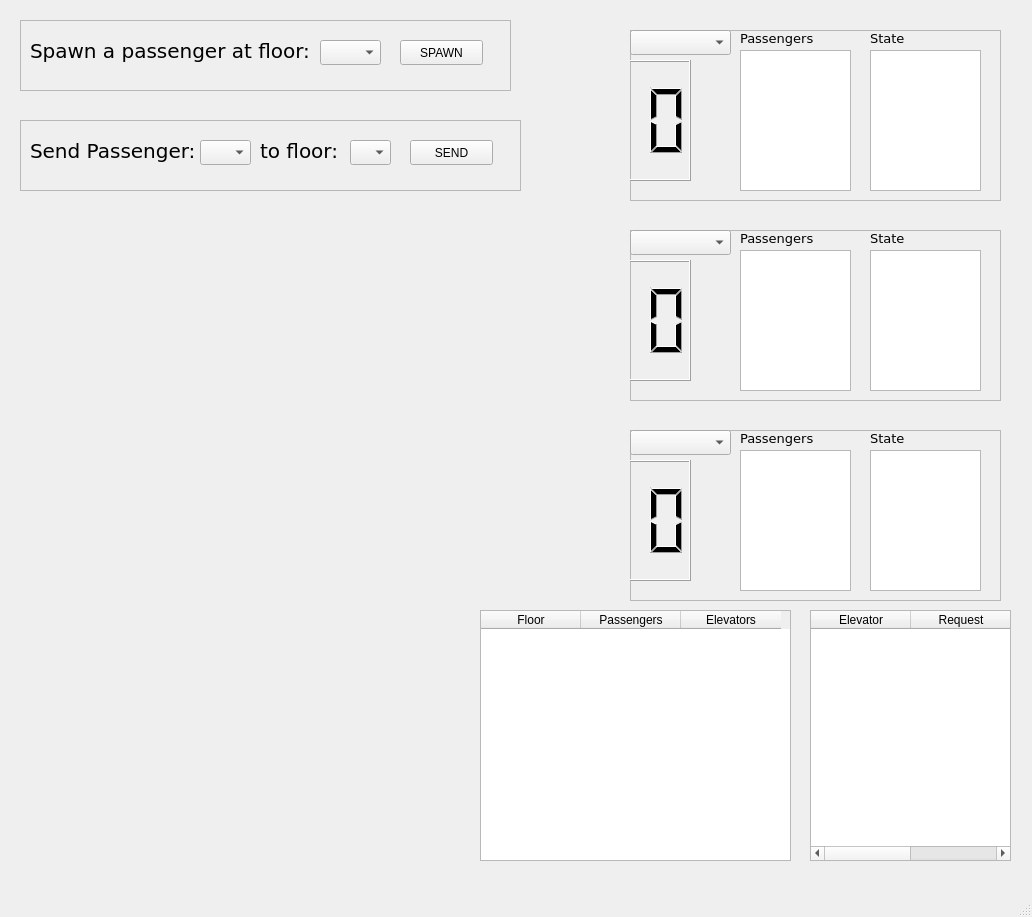
<?xml version="1.0" encoding="UTF-8"?>
<ui version="4.0">
 <class>MainWindow</class>
 <widget class="QMainWindow" name="MainWindow">
  <property name="geometry">
   <rect>
    <x>0</x>
    <y>0</y>
    <width>1032</width>
    <height>917</height>
   </rect>
  </property>
  <property name="windowTitle">
   <string>MainWindow</string>
  </property>
  <widget class="QWidget" name="centralwidget">
   <widget class="QFrame" name="elevator_frame_1">
    <property name="geometry">
     <rect>
      <x>630</x>
      <y>30</y>
      <width>371</width>
      <height>171</height>
     </rect>
    </property>
    <property name="frameShape">
     <enum>QFrame::StyledPanel</enum>
    </property>
    <property name="frameShadow">
     <enum>QFrame::Raised</enum>
    </property>
    <widget class="QLCDNumber" name="elevator_floornum_1">
     <property name="geometry">
      <rect>
       <x>-140</x>
       <y>30</y>
       <width>201</width>
       <height>121</height>
      </rect>
     </property>
    </widget>
    <widget class="QListWidget" name="passengerlist_1">
     <property name="geometry">
      <rect>
       <x>110</x>
       <y>20</y>
       <width>111</width>
       <height>141</height>
      </rect>
     </property>
    </widget>
    <widget class="QListWidget" name="statelist_1">
     <property name="geometry">
      <rect>
       <x>240</x>
       <y>20</y>
       <width>111</width>
       <height>141</height>
      </rect>
     </property>
    </widget>
    <widget class="QLabel" name="label_2">
     <property name="geometry">
      <rect>
       <x>110</x>
       <y>0</y>
       <width>81</width>
       <height>17</height>
      </rect>
     </property>
     <property name="font">
      <font>
       <family>DejaVu Sans</family>
       <pointsize>10</pointsize>
      </font>
     </property>
     <property name="text">
      <string>Passengers</string>
     </property>
    </widget>
    <widget class="QLabel" name="label_3">
     <property name="geometry">
      <rect>
       <x>240</x>
       <y>0</y>
       <width>62</width>
       <height>17</height>
      </rect>
     </property>
     <property name="font">
      <font>
       <family>DejaVu Sans</family>
       <pointsize>10</pointsize>
      </font>
     </property>
     <property name="text">
      <string>State</string>
     </property>
    </widget>
    <widget class="QComboBox" name="elevator_selector_1">
     <property name="geometry">
      <rect>
       <x>0</x>
       <y>0</y>
       <width>101</width>
       <height>25</height>
      </rect>
     </property>
    </widget>
   </widget>
   <widget class="QFrame" name="elevator_frame_2">
    <property name="geometry">
     <rect>
      <x>630</x>
      <y>230</y>
      <width>371</width>
      <height>171</height>
     </rect>
    </property>
    <property name="frameShape">
     <enum>QFrame::StyledPanel</enum>
    </property>
    <property name="frameShadow">
     <enum>QFrame::Raised</enum>
    </property>
    <widget class="QLCDNumber" name="elevator_floornum_2">
     <property name="geometry">
      <rect>
       <x>-140</x>
       <y>30</y>
       <width>201</width>
       <height>121</height>
      </rect>
     </property>
    </widget>
    <widget class="QListWidget" name="passengerlist_2">
     <property name="geometry">
      <rect>
       <x>110</x>
       <y>20</y>
       <width>111</width>
       <height>141</height>
      </rect>
     </property>
    </widget>
    <widget class="QListWidget" name="statelist_2">
     <property name="geometry">
      <rect>
       <x>240</x>
       <y>20</y>
       <width>111</width>
       <height>141</height>
      </rect>
     </property>
    </widget>
    <widget class="QLabel" name="label_4">
     <property name="geometry">
      <rect>
       <x>110</x>
       <y>0</y>
       <width>81</width>
       <height>17</height>
      </rect>
     </property>
     <property name="font">
      <font>
       <family>DejaVu Sans</family>
       <pointsize>10</pointsize>
      </font>
     </property>
     <property name="text">
      <string>Passengers</string>
     </property>
    </widget>
    <widget class="QLabel" name="label_5">
     <property name="geometry">
      <rect>
       <x>240</x>
       <y>0</y>
       <width>62</width>
       <height>17</height>
      </rect>
     </property>
     <property name="font">
      <font>
       <family>DejaVu Sans</family>
       <pointsize>10</pointsize>
      </font>
     </property>
     <property name="text">
      <string>State</string>
     </property>
    </widget>
    <widget class="QComboBox" name="elevator_selector_2">
     <property name="geometry">
      <rect>
       <x>0</x>
       <y>0</y>
       <width>101</width>
       <height>25</height>
      </rect>
     </property>
    </widget>
   </widget>
   <widget class="QFrame" name="elevator_frame_3">
    <property name="geometry">
     <rect>
      <x>630</x>
      <y>430</y>
      <width>371</width>
      <height>171</height>
     </rect>
    </property>
    <property name="frameShape">
     <enum>QFrame::StyledPanel</enum>
    </property>
    <property name="frameShadow">
     <enum>QFrame::Raised</enum>
    </property>
    <widget class="QLCDNumber" name="elevator_floornum_3">
     <property name="geometry">
      <rect>
       <x>-140</x>
       <y>30</y>
       <width>201</width>
       <height>121</height>
      </rect>
     </property>
    </widget>
    <widget class="QListWidget" name="passengerlist_3">
     <property name="geometry">
      <rect>
       <x>110</x>
       <y>20</y>
       <width>111</width>
       <height>141</height>
      </rect>
     </property>
    </widget>
    <widget class="QListWidget" name="statelist_3">
     <property name="geometry">
      <rect>
       <x>240</x>
       <y>20</y>
       <width>111</width>
       <height>141</height>
      </rect>
     </property>
    </widget>
    <widget class="QLabel" name="label_6">
     <property name="geometry">
      <rect>
       <x>110</x>
       <y>0</y>
       <width>81</width>
       <height>17</height>
      </rect>
     </property>
     <property name="font">
      <font>
       <family>DejaVu Sans</family>
       <pointsize>10</pointsize>
      </font>
     </property>
     <property name="text">
      <string>Passengers</string>
     </property>
    </widget>
    <widget class="QLabel" name="label_7">
     <property name="geometry">
      <rect>
       <x>240</x>
       <y>0</y>
       <width>62</width>
       <height>17</height>
      </rect>
     </property>
     <property name="font">
      <font>
       <family>DejaVu Sans</family>
       <pointsize>10</pointsize>
      </font>
     </property>
     <property name="text">
      <string>State</string>
     </property>
    </widget>
    <widget class="QComboBox" name="elevator_selector_3">
     <property name="geometry">
      <rect>
       <x>0</x>
       <y>0</y>
       <width>101</width>
       <height>25</height>
      </rect>
     </property>
    </widget>
   </widget>
   <widget class="QTableWidget" name="FPETable">
    <property name="geometry">
     <rect>
      <x>480</x>
      <y>610</y>
      <width>311</width>
      <height>251</height>
     </rect>
    </property>
    <column>
     <property name="text">
      <string>Floor</string>
     </property>
    </column>
    <column>
     <property name="text">
      <string>Passengers</string>
     </property>
    </column>
    <column>
     <property name="text">
      <string>Elevators</string>
     </property>
    </column>
   </widget>
   <widget class="QFrame" name="frame">
    <property name="geometry">
     <rect>
      <x>20</x>
      <y>20</y>
      <width>491</width>
      <height>71</height>
     </rect>
    </property>
    <property name="frameShape">
     <enum>QFrame::StyledPanel</enum>
    </property>
    <property name="frameShadow">
     <enum>QFrame::Raised</enum>
    </property>
    <widget class="QLabel" name="label">
     <property name="geometry">
      <rect>
       <x>10</x>
       <y>10</y>
       <width>391</width>
       <height>41</height>
      </rect>
     </property>
     <property name="font">
      <font>
       <family>DejaVu Sans</family>
       <pointsize>15</pointsize>
      </font>
     </property>
     <property name="text">
      <string>Spawn a passenger at floor:</string>
     </property>
    </widget>
    <widget class="QComboBox" name="spawnFloor">
     <property name="geometry">
      <rect>
       <x>300</x>
       <y>20</y>
       <width>61</width>
       <height>25</height>
      </rect>
     </property>
    </widget>
    <widget class="QPushButton" name="pushButton">
     <property name="geometry">
      <rect>
       <x>380</x>
       <y>20</y>
       <width>83</width>
       <height>25</height>
      </rect>
     </property>
     <property name="text">
      <string>SPAWN</string>
     </property>
    </widget>
    <widget class="QLabel" name="SpawnError">
     <property name="geometry">
      <rect>
       <x>10</x>
       <y>50</y>
       <width>62</width>
       <height>17</height>
      </rect>
     </property>
     <property name="font">
      <font>
       <family>DejaVu Sans</family>
       <pointsize>7</pointsize>
      </font>
     </property>
     <property name="text">
      <string/>
     </property>
    </widget>
   </widget>
   <widget class="QFrame" name="frame_2">
    <property name="geometry">
     <rect>
      <x>20</x>
      <y>120</y>
      <width>501</width>
      <height>71</height>
     </rect>
    </property>
    <property name="frameShape">
     <enum>QFrame::StyledPanel</enum>
    </property>
    <property name="frameShadow">
     <enum>QFrame::Raised</enum>
    </property>
    <widget class="QLabel" name="label_8">
     <property name="geometry">
      <rect>
       <x>10</x>
       <y>10</y>
       <width>181</width>
       <height>41</height>
      </rect>
     </property>
     <property name="font">
      <font>
       <family>DejaVu Sans</family>
       <pointsize>15</pointsize>
      </font>
     </property>
     <property name="text">
      <string>Send Passenger:</string>
     </property>
    </widget>
    <widget class="QComboBox" name="SPpassenger">
     <property name="geometry">
      <rect>
       <x>180</x>
       <y>20</y>
       <width>51</width>
       <height>25</height>
      </rect>
     </property>
    </widget>
    <widget class="QLabel" name="label_9">
     <property name="geometry">
      <rect>
       <x>240</x>
       <y>10</y>
       <width>181</width>
       <height>41</height>
      </rect>
     </property>
     <property name="font">
      <font>
       <family>DejaVu Sans</family>
       <pointsize>15</pointsize>
      </font>
     </property>
     <property name="text">
      <string>to floor: </string>
     </property>
    </widget>
    <widget class="QComboBox" name="SPfloor">
     <property name="geometry">
      <rect>
       <x>330</x>
       <y>20</y>
       <width>41</width>
       <height>25</height>
      </rect>
     </property>
    </widget>
    <widget class="QPushButton" name="SPsend">
     <property name="geometry">
      <rect>
       <x>390</x>
       <y>20</y>
       <width>83</width>
       <height>25</height>
      </rect>
     </property>
     <property name="text">
      <string>SEND</string>
     </property>
    </widget>
    <widget class="QLabel" name="SendError">
     <property name="geometry">
      <rect>
       <x>10</x>
       <y>50</y>
       <width>62</width>
       <height>17</height>
      </rect>
     </property>
     <property name="font">
      <font>
       <family>DejaVu Sans</family>
       <pointsize>7</pointsize>
      </font>
     </property>
     <property name="text">
      <string/>
     </property>
    </widget>
   </widget>
   <widget class="QTableWidget" name="requestTester">
    <property name="geometry">
     <rect>
      <x>810</x>
      <y>610</y>
      <width>201</width>
      <height>251</height>
     </rect>
    </property>
    <column>
     <property name="text">
      <string>Elevator</string>
     </property>
    </column>
    <column>
     <property name="text">
      <string>Request</string>
     </property>
    </column>
   </widget>
  </widget>
  <widget class="QMenuBar" name="menubar">
   <property name="geometry">
    <rect>
     <x>0</x>
     <y>0</y>
     <width>1032</width>
     <height>22</height>
    </rect>
   </property>
  </widget>
  <widget class="QStatusBar" name="statusbar"/>
 </widget>
 <resources/>
 <connections/>
</ui>
